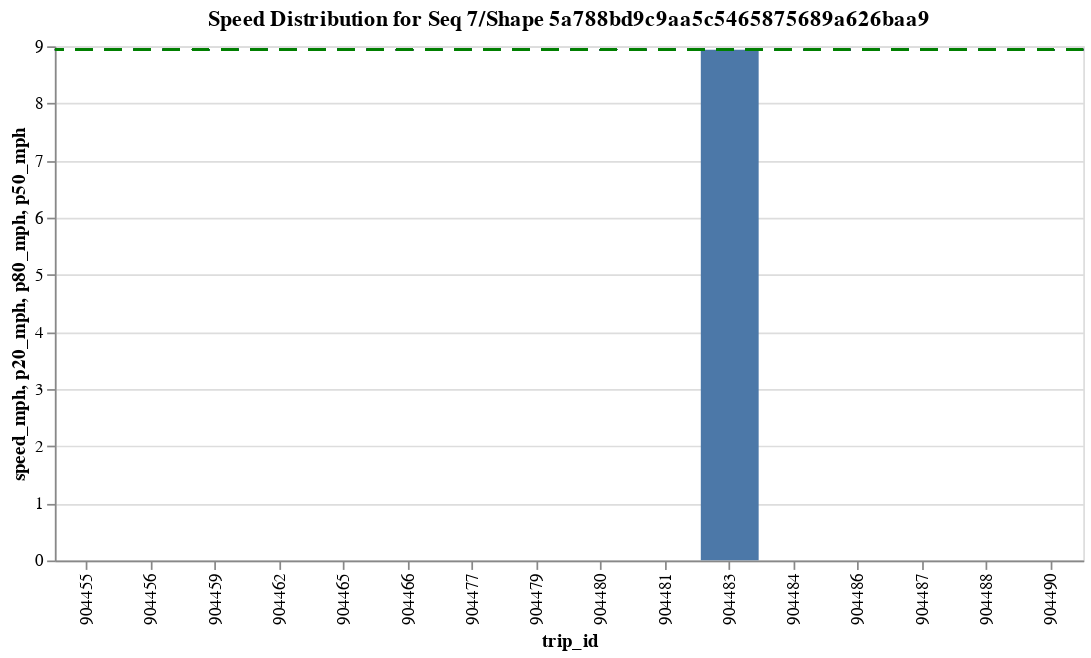

The notebook cell saved with this chart:
### Code cell
display_speeds(shape_array1, stop_seq1)

### Figure 1 — Vega-Lite specification as saved in the notebook (floating-point values rounded to 4 significant figures)
{"config": {"view": {"continuousWidth": 400, "continuousHeight": 300}}, "layer": [{"mark": "bar", "encoding": {"tooltip": [{"field": "shape_array_key", "type": "nominal"}, {"field": "stop_sequence", "type": "quantitative"}, {"field": "gtfs_dataset_key", "type": "nominal"}, {"field": "_gtfs_dataset_name", "type": "nominal"}, {"field": "trip_id", "type": "nominal"}, {"field": "min_time", "type": "temporal"}, {"field": "min_dist", "type": "quantitative"}, {"field": "max_time", "type": "temporal"}, {"field": "max_dist", "type": "quantitative"}, {"field": "meters_elapsed", "type": "quantitative"}, {"field": "sec_elapsed", "type": "quantitative"}, {"field": "speed_mph", "type": "quantitative"}, {"field": "stop_id", "type": "nominal"}, {"field": "loop_or_inlining", "type": "quantitative"}, {"field": "p50_mph", "type": "quantitative"}, {"field": "n_trips", "type": "quantitative"}, {"field": "p20_mph", "type": "quantitative"}, {"field": "p80_mph", "type": "quantitative"}, {"field": "time_of_day", "type": "nominal"}], "x": {"field": "trip_id", "type": "nominal"}, "y": {"field": "speed_mph", "type": "quantitative"}}, "selection": {"selector003": {"type": "interval", "bind": "scales", "encodings": ["x", "y"]}}, "title": "Speed Distribution for Seq 7/Shape 5a788bd9c9aa5c5465875689a626baa9"}, {"mark": {"type": "rule", "color": "red", "strokeDash": [10, 7]}, "encoding": {"y": {"field": "p20_mph", "type": "quantitative"}}}, {"mark": {"type": "rule", "color": "blue", "strokeDash": [10, 7]}, "encoding": {"y": {"field": "p80_mph", "type": "quantitative"}}}, {"mark": {"type": "rule", "color": "green", "strokeDash": [10, 7]}, "encoding": {"y": {"field": "p50_mph", "type": "quantitative"}}}], "data": {"name": "data-8e1c162034f128e5dd7fe2c508575082"}, "height": 300, "width": 600, "$schema": "https://vega.github.io/schema/vega-lite/v4.17.0.json", "datasets": {"data-8e1c162034f128e5dd7fe2c508575082": [{"shape_array_key": "5a788bd9c9aa5c5465875689a626baa9", "stop_sequence": 7, "gtfs_dataset_key": "6c2d7daaf979779fa2089c6395baf98b", "_gtfs_dataset_name": "Big Blue Bus VehiclePositions", "trip_id": "904480", "min_time": "2023-07-12T13:01:28", "min_dist": 12.47, "max_time": "2023-07-12T13:01:28", "max_dist": 12.47, "meters_elapsed": 0.0, "sec_elapsed": 0.0, "speed_mph": 0.0, "stop_id": "894", "loop_or_inlining": 0, "p50_mph": 8.94, "n_trips": 1, "p20_mph": 8.94, "p80_mph": 8.94, "time_of_day": "all_day"}, {"shape_array_key": "5a788bd9c9aa5c5465875689a626baa9", "stop_sequence": 7, "gtfs_dataset_key": "6c2d7daaf979779fa2089c6395baf98b", "_gtfs_dataset_name": "Big Blue Bus VehiclePositions", "trip_id": "904466", "min_time": "2023-07-12T07:19:07", "min_dist": 143.8, "max_time": "2023-07-12T07:19:07", "max_dist": 143.8, "meters_elapsed": 0.0, "sec_elapsed": 0.0, "speed_mph": 0.0, "stop_id": "894", "loop_or_inlining": 0, "p50_mph": 8.94, "n_trips": 1, "p20_mph": 8.94, "p80_mph": 8.94, "time_of_day": "all_day"}, {"shape_array_key": "5a788bd9c9aa5c5465875689a626baa9", "stop_sequence": 7, "gtfs_dataset_key": "6c2d7daaf979779fa2089c6395baf98b", "_gtfs_dataset_name": "Big Blue Bus VehiclePositions", "trip_id": "904484", "min_time": "2023-07-12T17:05:25", "min_dist": 24.29, "max_time": "2023-07-12T17:05:25", "max_dist": 24.29, "meters_elapsed": 0.0, "sec_elapsed": 0.0, "speed_mph": 0.0, "stop_id": "894", "loop_or_inlining": 0, "p50_mph": 8.94, "n_trips": 1, "p20_mph": 8.94, "p80_mph": 8.94, "time_of_day": "all_day"}, {"shape_array_key": "5a788bd9c9aa5c5465875689a626baa9", "stop_sequence": 7, "gtfs_dataset_key": "6c2d7daaf979779fa2089c6395baf98b", "_gtfs_dataset_name": "Big Blue Bus VehiclePositions", "trip_id": "904487", "min_time": "2023-07-12T18:35:03", "min_dist": 353.8, "max_time": "2023-07-12T18:35:03", "max_dist": 353.8, "meters_elapsed": 0.0, "sec_elapsed": 0.0, "speed_mph": 0.0, "stop_id": "894", "loop_or_inlining": 0, "p50_mph": 8.94, "n_trips": 1, "p20_mph": 8.94, "p80_mph": 8.94, "time_of_day": "all_day"}, {"shape_array_key": "5a788bd9c9aa5c5465875689a626baa9", "stop_sequence": 7, "gtfs_dataset_key": "6c2d7daaf979779fa2089c6395baf98b", "_gtfs_dataset_name": "Big Blue Bus VehiclePositions", "trip_id": "904483", "min_time": "2023-07-12T16:04:17", "min_dist": 0.0, "max_time": "2023-07-12T16:05:52", "max_dist": 379.6, "meters_elapsed": 379.6, "sec_elapsed": 95.0, "speed_mph": 8.939, "stop_id": "894", "loop_or_inlining": 0, "p50_mph": 8.94, "n_trips": 1, "p20_mph": 8.94, "p80_mph": 8.94, "time_of_day": "all_day"}, {"shape_array_key": "5a788bd9c9aa5c5465875689a626baa9", "stop_sequence": 7, "gtfs_dataset_key": "6c2d7daaf979779fa2089c6395baf98b", "_gtfs_dataset_name": "Big Blue Bus VehiclePositions", "trip_id": "904490", "min_time": "2023-07-12T06:59:54", "min_dist": 11.08, "max_time": "2023-07-12T06:59:54", "max_dist": 11.08, "meters_elapsed": 0.0, "sec_elapsed": 0.0, "speed_mph": 0.0, "stop_id": "894", "loop_or_inlining": 0, "p50_mph": 8.94, "n_trips": 1, "p20_mph": 8.94, "p80_mph": 8.94, "time_of_day": "all_day"}, {"shape_array_key": "5a788bd9c9aa5c5465875689a626baa9", "stop_sequence": 7, "gtfs_dataset_key": "6c2d7daaf979779fa2089c6395baf98b", "_gtfs_dataset_name": "Big Blue Bus VehiclePositions", "trip_id": "904456", "min_time": "2023-07-12T16:42:13", "min_dist": 203.0, "max_time": "2023-07-12T16:42:13", "max_dist": 203.0, "meters_elapsed": 0.0, "sec_elapsed": 0.0, "speed_mph": 0.0, "stop_id": "894", "loop_or_inlining": 0, "p50_mph": 8.94, "n_trips": 1, "p20_mph": 8.94, "p80_mph": 8.94, "time_of_day": "all_day"}, {"shape_array_key": "5a788bd9c9aa5c5465875689a626baa9", "stop_sequence": 7, "gtfs_dataset_key": "6c2d7daaf979779fa2089c6395baf98b", "_gtfs_dataset_name": "Big Blue Bus VehiclePositions", "trip_id": "904462", "min_time": "2023-07-12T08:40:48", "min_dist": 339.1, "max_time": "2023-07-12T08:40:48", "max_dist": 339.1, "meters_elapsed": 0.0, "sec_elapsed": 0.0, "speed_mph": 0.0, "stop_id": "894", "loop_or_inlining": 0, "p50_mph": 8.94, "n_trips": 1, "p20_mph": 8.94, "p80_mph": 8.94, "time_of_day": "all_day"}, {"shape_array_key": "5a788bd9c9aa5c5465875689a626baa9", "stop_sequence": 7, "gtfs_dataset_key": "6c2d7daaf979779fa2089c6395baf98b", "_gtfs_dataset_name": "Big Blue Bus VehiclePositions", "trip_id": "904479", "min_time": "2023-07-12T12:33:46", "min_dist": 187.2, "max_time": "2023-07-12T12:33:46", "max_dist": 187.2, "meters_elapsed": 0.0, "sec_elapsed": 0.0, "speed_mph": 0.0, "stop_id": "894", "loop_or_inlining": 0, "p50_mph": 8.94, "n_trips": 1, "p20_mph": 8.94, "p80_mph": 8.94, "time_of_day": "all_day"}, {"shape_array_key": "5a788bd9c9aa5c5465875689a626baa9", "stop_sequence": 7, "gtfs_dataset_key": "6c2d7daaf979779fa2089c6395baf98b", "_gtfs_dataset_name": "Big Blue Bus VehiclePositions", "trip_id": "904455", "min_time": "2023-07-12T15:20:02", "min_dist": 40.91, "max_time": "2023-07-12T15:20:02", "max_dist": 40.91, "meters_elapsed": 0.0, "sec_elapsed": 0.0, "speed_mph": 0.0, "stop_id": "894", "loop_or_inlining": 0, "p50_mph": 8.94, "n_trips": 1, "p20_mph": 8.94, "p80_mph": 8.94, "time_of_day": "all_day"}, {"shape_array_key": "5a788bd9c9aa5c5465875689a626baa9", "stop_sequence": 7, "gtfs_dataset_key": "6c2d7daaf979779fa2089c6395baf98b", "_gtfs_dataset_name": "Big Blue Bus VehiclePositions", "trip_id": "904477", "min_time": "2023-07-12T11:37:38", "min_dist": 349.1, "max_time": "2023-07-12T11:37:38", "max_dist": 349.1, "meters_elapsed": 0.0, "sec_elapsed": 0.0, "speed_mph": 0.0, "stop_id": "894", "loop_or_inlining": 0, "p50_mph": 8.94, "n_trips": 1, "p20_mph": 8.94, "p80_mph": 8.94, "time_of_day": "all_day"}, {"shape_array_key": "5a788bd9c9aa5c5465875689a626baa9", "stop_sequence": 7, "gtfs_dataset_key": "6c2d7daaf979779fa2089c6395baf98b", "_gtfs_dataset_name": "Big Blue Bus VehiclePositions", "trip_id": "904488", "min_time": "2023-07-12T19:05:38", "min_dist": 0.0, "max_time": "2023-07-12T19:05:38", "max_dist": 0.0, "meters_elapsed": 0.0, "sec_elapsed": 0.0, "speed_mph": 0.0, "stop_id": "894", "loop_or_inlining": 0, "p50_mph": 8.94, "n_trips": 1, "p20_mph": 8.94, "p80_mph": 8.94, "time_of_day": "all_day"}, {"shape_array_key": "5a788bd9c9aa5c5465875689a626baa9", "stop_sequence": 7, "gtfs_dataset_key": "6c2d7daaf979779fa2089c6395baf98b", "_gtfs_dataset_name": "Big Blue Bus VehiclePositions", "trip_id": "904465", "min_time": "2023-07-12T07:34:18", "min_dist": 384.5, "max_time": "2023-07-12T07:34:18", "max_dist": 384.5, "meters_elapsed": 0.0, "sec_elapsed": 0.0, "speed_mph": 0.0, "stop_id": "894", "loop_or_inlining": 0, "p50_mph": 8.94, "n_trips": 1, "p20_mph": 8.94, "p80_mph": 8.94, "time_of_day": "all_day"}, {"shape_array_key": "5a788bd9c9aa5c5465875689a626baa9", "stop_sequence": 7, "gtfs_dataset_key": "6c2d7daaf979779fa2089c6395baf98b", "_gtfs_dataset_name": "Big Blue Bus VehiclePositions", "trip_id": "904486", "min_time": "2023-07-12T18:09:25", "min_dist": 348.1, "max_time": "2023-07-12T18:09:25", "max_dist": 348.1, "meters_elapsed": 0.0, "sec_elapsed": 0.0, "speed_mph": 0.0, "stop_id": "894", "loop_or_inlining": 0, "p50_mph": 8.94, "n_trips": 1, "p20_mph": 8.94, "p80_mph": 8.94, "time_of_day": "all_day"}, {"shape_array_key": "5a788bd9c9aa5c5465875689a626baa9", "stop_sequence": 7, "gtfs_dataset_key": "6c2d7daaf979779fa2089c6395baf98b", "_gtfs_dataset_name": "Big Blue Bus VehiclePositions", "trip_id": "904459", "min_time": "2023-07-12T15:39:57", "min_dist": 48.3, "max_time": "2023-07-12T15:39:57", "max_dist": 48.3, "meters_elapsed": 0.0, "sec_elapsed": 0.0, "speed_mph": 0.0, "stop_id": "894", "loop_or_inlining": 0, "p50_mph": 8.94, "n_trips": 1, "p20_mph": 8.94, "p80_mph": 8.94, "time_of_day": "all_day"}, {"shape_array_key": "5a788bd9c9aa5c5465875689a626baa9", "stop_sequence": 7, "gtfs_dataset_key": "6c2d7daaf979779fa2089c6395baf98b", "_gtfs_dataset_name": "Big Blue Bus VehiclePositions", "trip_id": "904481", "min_time": "2023-07-12T13:31:34", "min_dist": 63.47, "max_time": "2023-07-12T13:31:34", "max_dist": 63.47, "meters_elapsed": 0.0, "sec_elapsed": 0.0, "speed_mph": 0.0, "stop_id": "894", "loop_or_inlining": 0, "p50_mph": 8.94, "n_trips": 1, "p20_mph": 8.94, "p80_mph": 8.94, "time_of_day": "all_day"}]}}
